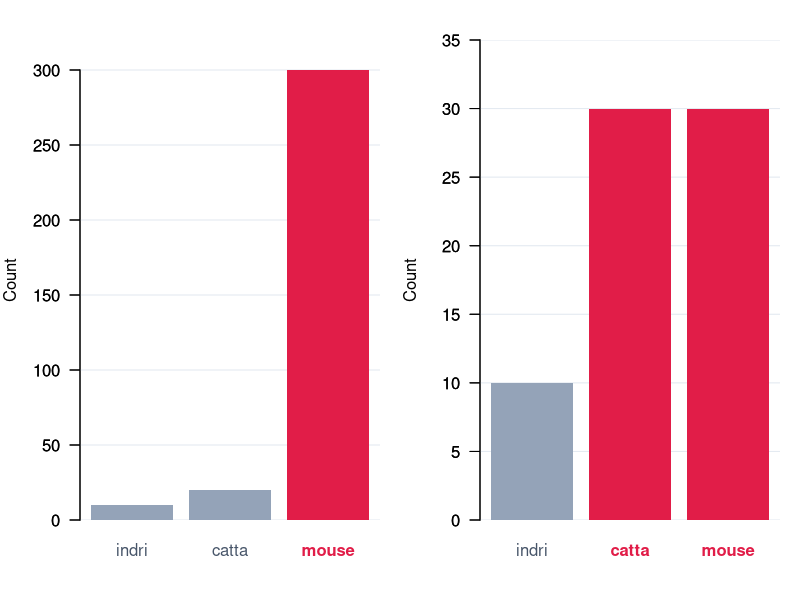
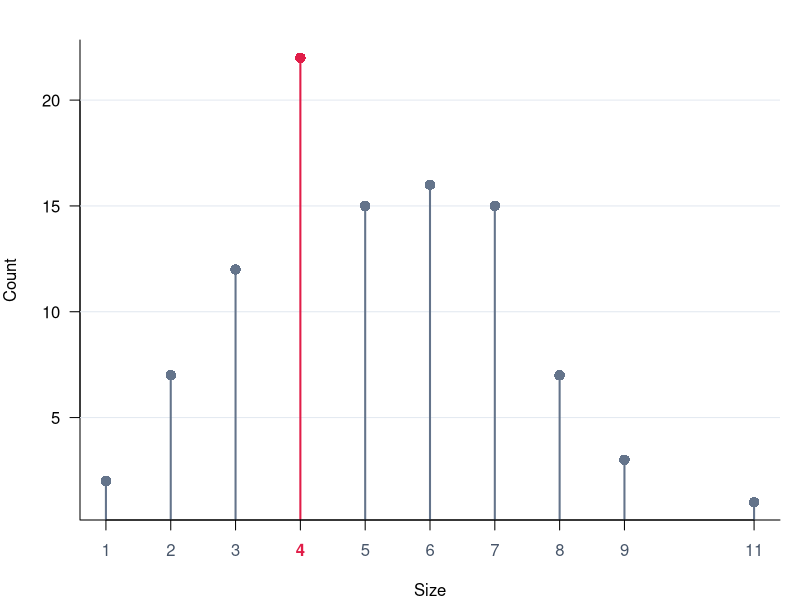
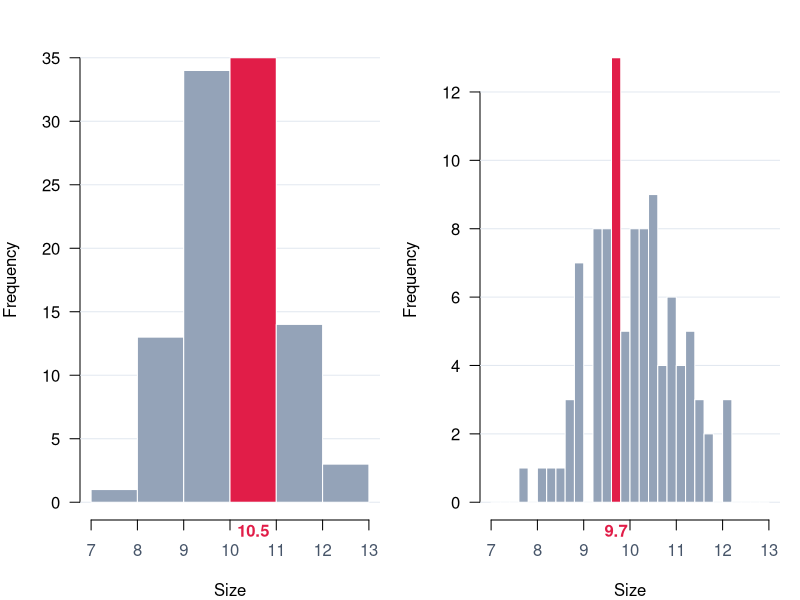

These charts were generated, in order, by the following R code:
## ---- chunk 1
df_lemur <- data.frame(
    species = c("indri", "catta", "mouse"),
    value = c(10, 20, 300),
    valueb = c(10, 30, 30)
)

# Colors
col_base <- "#94a3b8"
col_mode <- "#e11d48"

# Set layout for two side-by-side plots
par(mfrow = c(1, 2), mar = c(4, 4, 2, 1))

# Plot A: Unimodal
cols_a <- c(col_base, col_base, col_mode)
b_a <- barplot(
  height = df_lemur$value,
  names.arg = rep("", 3),
  ylab = "Count",
  col = cols_a,
  border = NA,
  las = 1,
  ylim = c(0, 320)
)
grid(nx = NA, ny = NULL, col = "#e2e8f0", lty = 1)
barplot(height = df_lemur$value, col = cols_a, border = NA, add = TRUE, las = 1)
axis(1, at = b_a[1:2], labels = df_lemur$species[1:2], tick = FALSE, col.axis = "#475569")
axis(1, at = b_a[3], labels = df_lemur$species[3], tick = FALSE, col.axis = col_mode, font = 2)

# Plot B: Bimodal
cols_b <- c(col_base, col_mode, col_mode)
b_b <- barplot(
  height = df_lemur$valueb,
  names.arg = rep("", 3),
  ylab = "Count",
  col = cols_b,
  border = NA,
  las = 1,
  ylim = c(0, 35)
)
grid(nx = NA, ny = NULL, col = "#e2e8f0", lty = 1)
barplot(height = df_lemur$valueb, col = cols_b, border = NA, add = TRUE, las = 1)
axis(1, at = b_b[1], labels = df_lemur$species[1], tick = FALSE, col.axis = "#475569")
axis(1, at = b_b[2:3], labels = df_lemur$species[2:3], tick = FALSE, col.axis = col_mode, font = 2)

# Reset plotting layout
par(mfrow = c(1, 1))
## ---- chunk 2
set.seed(1)
df_discrete <- data.frame(size = rpois(100, 5))
df_discrete <- aggregate(n ~ size, data = transform(df_discrete, n = 1), FUN = length)

# Find mode
mode_val <- df_discrete$size[which.max(df_discrete$n)]
col_vector <- ifelse(df_discrete$size == mode_val, "#e11d48", "#64748b")

par(mar = c(4, 4, 2, 1))
plot(
  df_discrete$size, df_discrete$n,
  type = "n",
  xlab = "Size",
  ylab = "Count",
  xaxt = "n",
  las = 1,
  bty = "l"
)
grid(nx = NA, ny = NULL, col = "#e2e8f0", lty = 1)

# Draw stem lines and points
segments(
  x0 = df_discrete$size, y0 = 0,
  x1 = df_discrete$size, y1 = df_discrete$n,
  col = col_vector, lwd = 2
)
points(df_discrete$size, df_discrete$n, pch = 16, cex = 1.4, col = col_vector)

# Highlighted axis labels
non_modes <- df_discrete$size[df_discrete$size != mode_val]
axis(1, at = non_modes, labels = non_modes, col.axis = "#475569")
axis(1, at = mode_val, labels = mode_val, col.axis = "#e11d48", font = 2)
## ---- chunk 3
set.seed(123)
df_quant <- data.frame(size = rnorm(100, 10, 1))

par(mfrow = c(1, 2), mar = c(4, 4, 2, 1))

plot_hist_with_mode <- function(data, bin_width) {
  brks <- seq(floor(min(data$size)), ceiling(max(data$size)), by = bin_width)
  h <- hist(data$size, breaks = brks, plot = FALSE)

  max_idx <- which.max(h$counts)
  cols <- rep("#94a3b8", length(h$counts))
  cols[max_idx] <- "#e11d48"

  plot(h, col = cols, border = "white", main = "", xlab = "Size", ylab = "Frequency", las = 1, xaxt = "n")
  grid(nx = NA, ny = NULL, col = "#e2e8f0", lty = 1)
  plot(h, col = cols, border = "white", add = TRUE, las = 1)

  # Standard tick marks and labels
  axis(1, col.axis = "#475569")

  # Mode midpoint value
  mode_mid <- h$mids[max_idx]

  # Y-position for the text (placed slightly higher than standard tick labels, without any tick mark)
  y_pos <- par("usr")[3] - (diff(par("usr")[3:4]) * 0.035)

  text(
    x = mode_mid,
    y = y_pos,
    labels = round(mode_mid, 1),
    col = "#e11d48",
    font = 2,
    xpd = TRUE,
    adj = c(0.5, 0)
  )
}

# Plot A: Binwidth = 1
plot_hist_with_mode(df_quant, 1)

# Plot B: Binwidth = 0.2
plot_hist_with_mode(df_quant, 0.2)

# Reset layout
par(mfrow = c(1, 1))
